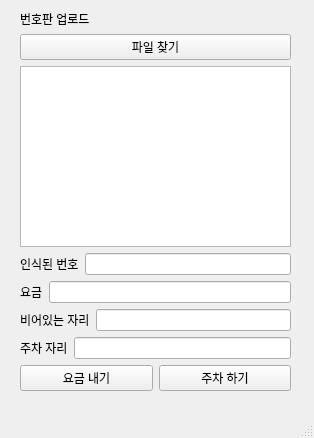
<?xml version="1.0" encoding="UTF-8"?>
<ui version="4.0">
 <class>MainWindow</class>
 <widget class="QMainWindow" name="MainWindow">
  <property name="geometry">
   <rect>
    <x>0</x>
    <y>0</y>
    <width>314</width>
    <height>438</height>
   </rect>
  </property>
  <property name="windowTitle">
   <string>MainWindow</string>
  </property>
  <widget class="QWidget" name="centralwidget">
   <widget class="QWidget" name="layoutWidget">
    <property name="geometry">
     <rect>
      <x>20</x>
      <y>10</y>
      <width>271</width>
      <height>381</height>
     </rect>
    </property>
    <layout class="QVBoxLayout" name="verticalLayout">
     <item>
      <widget class="QLabel" name="label">
       <property name="text">
        <string>번호판 업로드</string>
       </property>
      </widget>
     </item>
     <item>
      <layout class="QHBoxLayout" name="horizontalLayout">
       <item>
        <widget class="QPushButton" name="findfile_btn">
         <property name="text">
          <string>파일 찾기</string>
         </property>
        </widget>
       </item>
      </layout>
     </item>
     <item>
      <widget class="QGraphicsView" name="photoview"/>
     </item>
     <item>
      <layout class="QHBoxLayout" name="horizontalLayout_2">
       <item>
        <widget class="QLabel" name="label_2">
         <property name="text">
          <string>인식된 번호</string>
         </property>
        </widget>
       </item>
       <item>
        <widget class="QLineEdit" name="recog_carnum"/>
       </item>
      </layout>
     </item>
     <item>
      <layout class="QHBoxLayout" name="horizontalLayout_3">
       <item>
        <widget class="QLabel" name="label_3">
         <property name="text">
          <string>요금</string>
         </property>
        </widget>
       </item>
       <item>
        <widget class="QLineEdit" name="expense"/>
       </item>
      </layout>
     </item>
     <item>
      <layout class="QHBoxLayout" name="horizontalLayout_4">
       <item>
        <widget class="QLabel" name="label_4">
         <property name="text">
          <string>비어있는 자리</string>
         </property>
        </widget>
       </item>
       <item>
        <widget class="QLineEdit" name="empty"/>
       </item>
      </layout>
     </item>
     <item>
      <layout class="QHBoxLayout" name="horizontalLayout_5">
       <item>
        <widget class="QLabel" name="label_5">
         <property name="text">
          <string>주차 자리</string>
         </property>
        </widget>
       </item>
       <item>
        <widget class="QLineEdit" name="want_parking"/>
       </item>
      </layout>
     </item>
     <item>
      <layout class="QHBoxLayout" name="horizontalLayout_6">
       <item>
        <widget class="QPushButton" name="settleup_btn">
         <property name="text">
          <string>요금 내기</string>
         </property>
        </widget>
       </item>
       <item>
        <widget class="QPushButton" name="parking_btn">
         <property name="text">
          <string>주차 하기</string>
         </property>
        </widget>
       </item>
      </layout>
     </item>
    </layout>
   </widget>
  </widget>
  <widget class="QMenuBar" name="menubar">
   <property name="geometry">
    <rect>
     <x>0</x>
     <y>0</y>
     <width>314</width>
     <height>21</height>
    </rect>
   </property>
  </widget>
  <widget class="QStatusBar" name="statusbar"/>
 </widget>
 <resources/>
 <connections/>
</ui>
